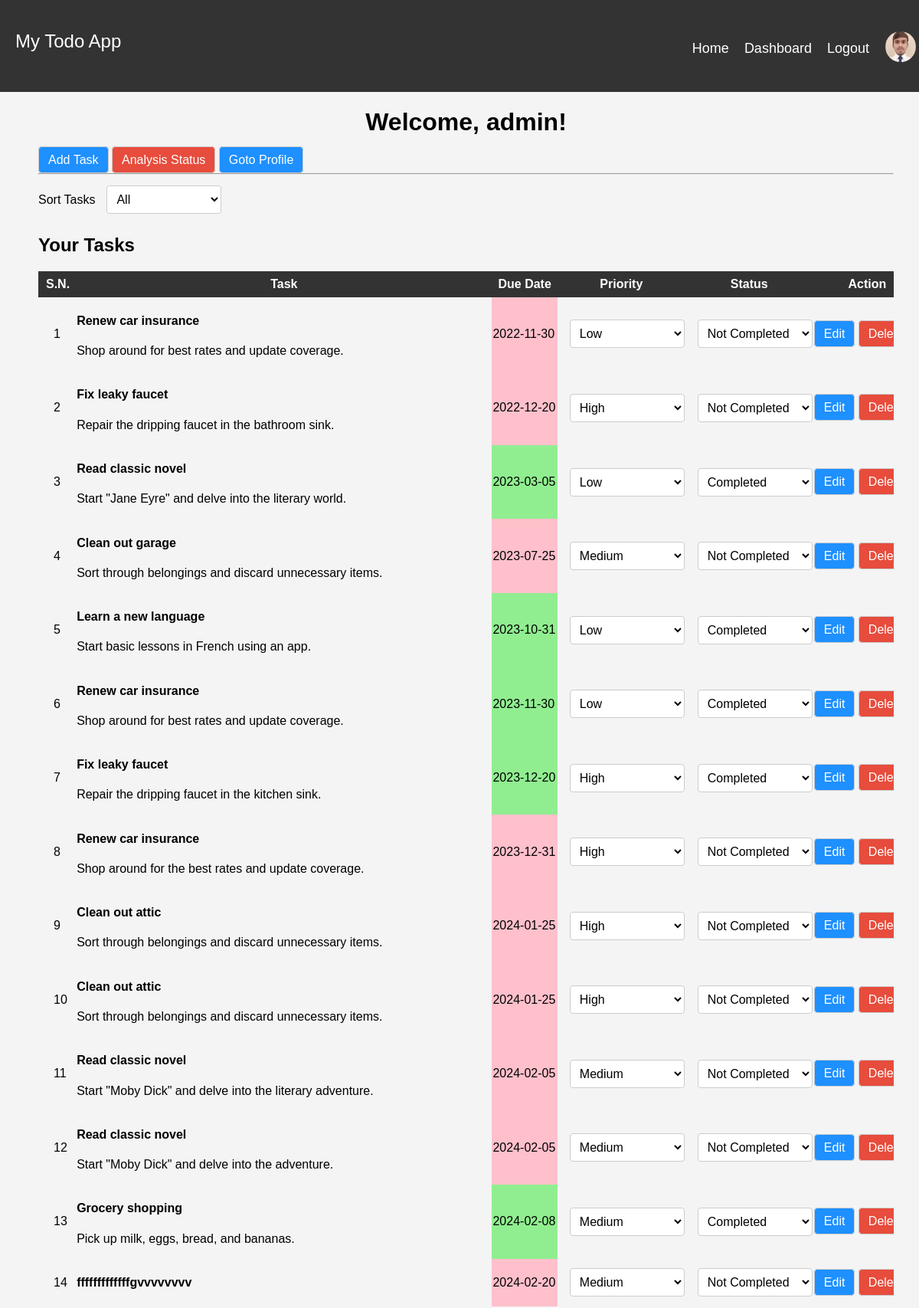
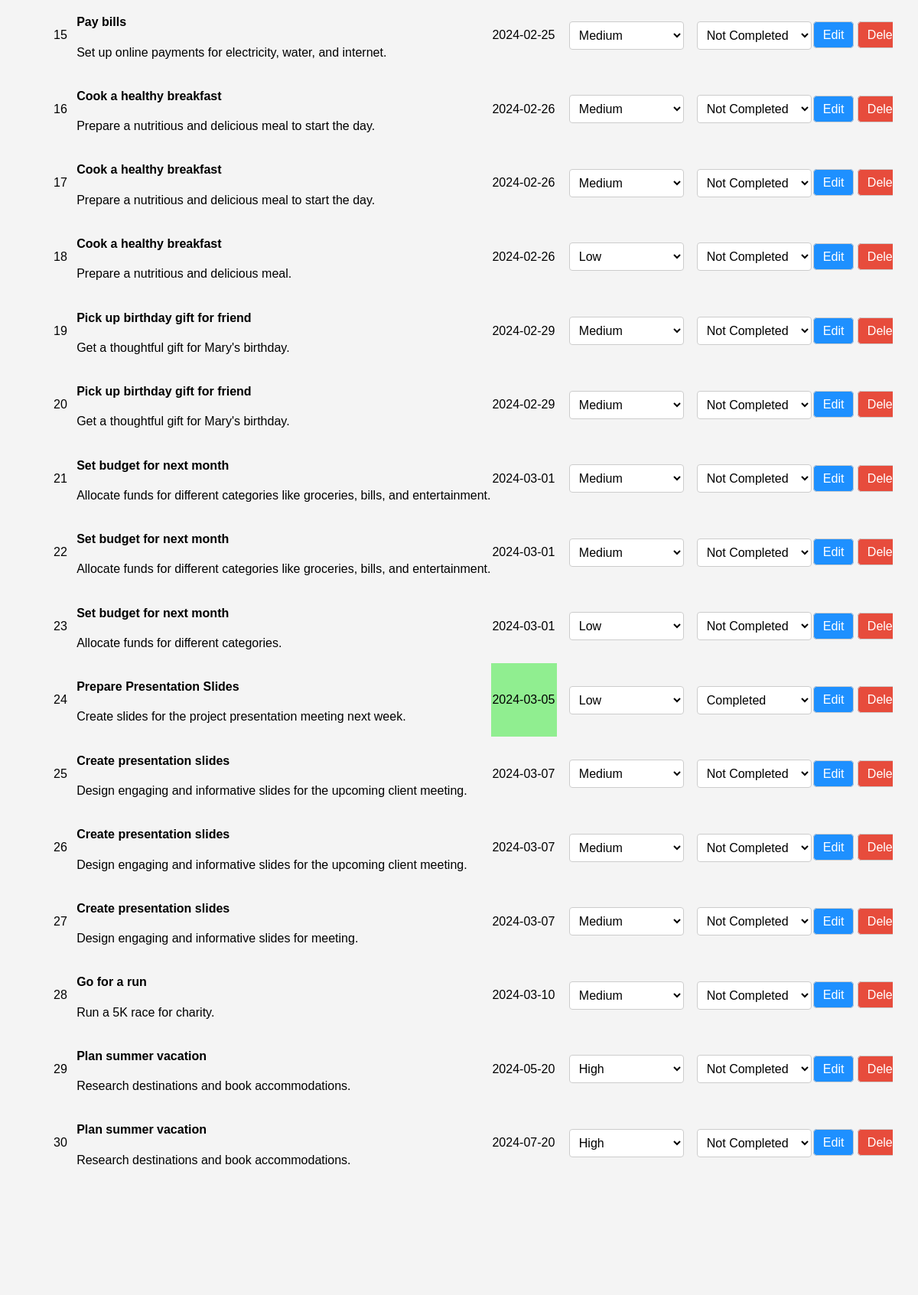
/dashboard.php (signed in, upper part), run on the app's committed database (2 pictures, top to bottom).
### tables this page shows
CREATE TABLE `tasks` (
  `task_id` int NOT NULL AUTO_INCREMENT,
  `user_id` int NOT NULL,
  `title` varchar(255) NOT NULL,
  `description` text,
  `due_date` date DEFAULT NULL,
  `created_at` datetime DEFAULT CURRENT_TIMESTAMP,
  `completed` tinyint(1) DEFAULT '0',
  `priority` varchar(50) NOT NULL DEFAULT 'Medium',
  PRIMARY KEY (`task_id`),
  KEY `user_id` (`user_id`),
  CONSTRAINT `tasks_ibfk_1` FOREIGN KEY (`user_id`) REFERENCES `users` (`user_id`) ON DELETE CASCADE
);

### dashboard.php (the view, shortened to what this page needs)
<?php
require_once "includes/config.php";
$user_id = $_SESSION['user_id'];
$sort = isset($_GET['sort']) ? $_GET['sort'] : 'date';
$query = "SELECT * FROM tasks WHERE user_id = $user_id";
if ($sort === 'date') {
    $query .= " ORDER BY due_date";
} elseif ($sort == 'upcoming') {
    $query  .= " AND completed = 0 AND due_date >= CURDATE() ORDER BY due_date ASC";
} elseif ($sort === 'priority') {
    $query .= " ORDER BY FIELD(priority, 'High', 'Medium', 'Low')";
}
$result = mysqli_query($conn, $query);
if ($result) {
    $tasks = mysqli_fetch_all($result, MYSQLI_ASSOC);
} else {
    $error = "Error: " . mysqli_error($conn);
}
?>
<!DOCTYPE html>
<html lang="en">
<head>
    <link rel="stylesheet" href="styles/dashboard.css">
</head>
<body>
    <div class="scroll-container">
        <div class="scroll-wrapper">
            <div class="nav">
                <?php include 'includes/header.php'; ?>
            </div>
            <main class="custom-main-2">
                <center>
                    <h1>Welcome, <?= htmlspecialchars($_SESSION['username']); ?>!</h1>
                </center>
                <div class="task-head-func">
                    <a href="new_task.php">Add Task</a>
                    <a href="analyse_task_completion.php">Analysis Status</a>
                    <a href="profile.php">Goto Profile</a>
                </div>
                <hr>
                <section class="task-list">
                    <div class="sort-task-div">
                        <p>Sort Tasks</p>
                        <nav>
                            <select onchange="location = this.value;">
                                <option value="dashboard.php" <?php if (!isset($_GET['filter']) && !isset($_GET['sort'])) echo 'selected'; ?>>All</option>
                            </select>
                        </nav>
                    </div>
                    <h2>Your Tasks</h2>
                    <div style="width: 100%; overflow-x: auto; white-space: nowrap;">
                        <table style="width: 100%;">
                            <thead>
                                <tr>
                                    <th>S.N.</th>
                                    <th style="width: fit-content">Task</th>
                                    <th>Due Date</th>
                                    <th>Priority</th>
                                    <th>Status</th>
                                    <th>Action</th>
                                </tr>
                            </thead>
                            <tbody>
                                <?php foreach ($tasks as $index => $task) : ?>
                                    <tr>
                                        <td><?php echo $index + 1; ?></td>
                                        <td class="table-task-title-desc" onclick="window.location='task_view.php?task_id=<?= $task['task_id']; ?>'">
                                            <h4><?= htmlspecialchars($task['title']); ?></h4>
                                            <p><?= htmlspecialchars($task['description']); ?></p>
                                        </td>
                                        <?php
                                        $cssClass = '';
                                        $currentDate = date('Y-m-d');
                                        $dueDate = $task['due_date'];
                                        $currentYear = date('Y', strtotime($currentDate));
                                        $currentMonth = date('m', strtotime($currentDate));
                                        $currentDay = date('d', strtotime($currentDate));
                                        $dueYear = date('Y', strtotime($dueDate));
                                        $dueMonth = date('m', strtotime($dueDate));
                                        $dueDay = date('d', strtotime($dueDate));
                                        if ($task['completed'] == 1) {
                                            $cssClass = 'completed';
                                        } elseif ($dueYear < $currentYear || ($dueYear == $currentYear && $dueMonth < $currentMonth) || ($dueYear == $currentYear && $dueMonth == $currentMonth && $dueDay < $currentDay)) {
                                            $cssClass = 'missed';
                                        } else {
                                            $cssClass = '';
                                        }
                                        ?>
                                        <td class="<?= $cssClass ?>">
                                            <div class="task-due">
                                                <p><?= date('Y-m-d', strtotime($task['due_date'])); ?></p>
                                            </div>
                                        </td>
                                        <td>
                                            <div class="task-priority">
                                                <form action="update_task_priority.php" method="post">
                                                    <select name="priority" id="priority" onchange="this.form.submit()">
                                                        <option value="High" <?php if ($task['priority'] == 'High') echo 'selected'; ?>>High</option>
                                                        <option value="Medium" <?php if ($task['priority'] == 'Medium') echo 'selected'; ?>>Medium</option>
                                                        <option value="Low" <?php if ($task['priority'] == 'Low') echo 'selected'; ?>>Low</option>
                                                    </select>
                                                </form>
                                            </div>
                                        </td>
                                        <td>
                                            <div class="task-status">
                                                <form action="update_task_completion.php" method="post">
                                                    <select name="completion_status" id="completion_status" onchange="this.form.submit()">
                                                        <option value="1" <?php if ($task['completed'] == 1) echo 'selected'; ?>>Completed</option>
                                                        <option value="0" <?php if ($task['completed'] == 0) echo 'selected'; ?>>Not Completed</option>
                                                    </select>
                                                </form>
                                            </div>
                                        </td>
                                        <td colspan="2">
                                            <div class="task-action">
                                                <a href="update_task.php?task_id=<?= $task['task_id']; ?>">Edit</a>
                                                <a href="delete_task.php?task_id=<?= $task['task_id']; ?>" onclick="return confirm('Are you sure you want to delete this task?');">Delete</a>
                                            </div>
                                        </td>
                                    <?php endforeach; ?>
                            </tbody>
                        </table>
                    </div>
                </section>
            </main>
        </div>
    </div>
</body>
</html>

### styles/dashboard.css (style rules this page uses)
:root { --blueB: #1e90ff; --blueBB: #0d5fb1; --redB: #e74c3c; --redBB: #9d2214; --whiteB: #ffffff; --whiteBB: #f4f4f4; }
select { padding: 8px; font-size: 16px; border: 1px solid #ccc; border-radius: 4px; background-color: #fff; cursor: pointer; margin-left: 15px; width: 150px; }
select option { padding: 8px; font-size: 16px; }
.task-head-func a, .task-action a { text-decoration: none; width: 100px; padding: 8px 12px; border: 1px solid #ccc; border-radius: 5px; color: var(--whiteB); transition: 0.3s ease; text-align: center; }
.task-action a:nth-child(odd), .task-head-func a:nth-child(odd) { background-color: var(--blueB); }
.task-action a:nth-child(even), .task-head-func a:nth-child(even) { background-color: var(--redB); }
.sort-task-div { display: flex; justify-content: left; align-items: center; }
table { border-collapse: collapse; }
td, th { border: none; }
th { background-color: #333; color: #fff; padding: 8px; }
th:first-child { padding-left: 10px; }
td:first-child { padding-left: 20px; }
td:last-child { padding-right: 10px; }

### styles/header.css (style rules this page uses)
:root { --blueB: #1e90ff; --blueBB: #1e90ff; --redB: #e74c3c; --redBB: #9d2214; --whiteB: #ffffff; --whiteBB: #f4f4f4; }
body { font-family: Arial, sans-serif; margin: 0; padding: 0; background-color: #f4f4f4; scrollbar-width: none; }
.scroll-container { width: 100%; height: 100%; overflow: hidden; }
.scroll-wrapper { width: calc(100% + 17px); height: calc(100% + 17px); overflow-y: scroll; padding-right: 17px; }
ul, nav { justify-content: center; align-items: center; }
.custom-main-2 { margin: 0 50px; margin-bottom: 450px; }

### dashboard.php (style rules this page uses)
.missed { background-color: pink; }
.completed { background-color: lightgreen; }

### data on the page
tasks: title "Renew car insurance", description "Shop around for best rates and update coverage.", due_date "2022-11-30", priority "Low", completion_status "Not Completed"
tasks: title "Fix leaky faucet", description "Repair the dripping faucet in the bathroom sink.", due_date "2022-12-20", priority "High", completion_status "Not Completed"
tasks: title "Read classic novel", description "Start \"Jane Eyre\" and delve into the literary world.", due_date "2023-03-05", priority "Low", completion_status "Completed"
tasks: title "Clean out garage", description "Sort through belongings and discard unnecessary items.", due_date "2023-07-25", priority "Medium", completion_status "Not Completed"
tasks: title "Learn a new language", description "Start basic lessons in French using an app.", due_date "2023-10-31", priority "Low", completion_status "Completed"
tasks: title "Renew car insurance", description "Shop around for best rates and update coverage.", due_date "2023-11-30", priority "Low", completion_status "Completed"
tasks: title "Fix leaky faucet", description "Repair the dripping faucet in the kitchen sink.", due_date "2023-12-20", priority "High", completion_status "Completed"
tasks: title "Renew car insurance", description "Shop around for the best rates and update coverage.", due_date "2023-12-31", priority "High", completion_status "Not Completed"
tasks: title "Clean out attic", description "Sort through belongings and discard unnecessary items.", due_date "2024-01-25", priority "High", completion_status "Not Completed"
tasks: title "Clean out attic", description "Sort through belongings and discard unnecessary items.", due_date "2024-01-25", priority "High", completion_status "Not Completed"
tasks: title "Read classic novel", description "Start \"Moby Dick\" and delve into the literary adventure.", due_date "2024-02-05", priority "Medium", completion_status "Not Completed"
tasks: title "Read classic novel", description "Start \"Moby Dick\" and delve into the adventure.", due_date "2024-02-05", priority "Medium", completion_status "Not Completed"
tasks: title "Grocery shopping", description "Pick up milk, eggs, bread, and bananas.", due_date "2024-02-08", priority "Medium", completion_status "Completed"
tasks: title "fffffffffffffgvvvvvvvv", due_date "2024-02-20", priority "Medium", completion_status "Not Completed"
tasks: title "Pay bills", description "Set up online payments for electricity, water, and internet.", due_date "2024-02-25", priority "Medium", completion_status "Not Completed"
tasks: title "Cook a healthy breakfast", description "Prepare a nutritious and delicious meal to start the day.", due_date "2024-02-26", priority "Medium", completion_status "Not Completed"
tasks: title "Cook a healthy breakfast", description "Prepare a nutritious and delicious meal to start the day.", due_date "2024-02-26", priority "Medium", completion_status "Not Completed"
tasks: title "Cook a healthy breakfast", description "Prepare a nutritious and delicious meal.", due_date "2024-02-26", priority "Low", completion_status "Not Completed"
tasks: title "Pick up birthday gift for friend", description "Get a thoughtful gift for Mary's birthday.", due_date "2024-02-29", priority "Medium", completion_status "Not Completed"
tasks: title "Pick up birthday gift for friend", description "Get a thoughtful gift for Mary's birthday.", due_date "2024-02-29", priority "Medium", completion_status "Not Completed"
tasks: title "Set budget for next month", description "Allocate funds for different categories like groceries, bills, and entertainment.", due_date "2024-03-01", priority "Medium", completion_status "Not Completed"
tasks: title "Set budget for next month", description "Allocate funds for different categories like groceries, bills, and entertainment.", due_date "2024-03-01", priority "Medium", completion_status "Not Completed"
tasks: title "Set budget for next month", description "Allocate funds for different categories.", due_date "2024-03-01", priority "Low", completion_status "Not Completed"
tasks: title "Prepare Presentation Slides", description "Create slides for the project presentation meeting next week.", due_date "2024-03-05", priority "Low", completion_status "Completed"
tasks: title "Create presentation slides", description "Design engaging and informative slides for the upcoming client meeting.", due_date "2024-03-07", priority "Medium", completion_status "Not Completed"
tasks: title "Create presentation slides", description "Design engaging and informative slides for the upcoming client meeting.", due_date "2024-03-07", priority "Medium", completion_status "Not Completed"
tasks: title "Create presentation slides", description "Design engaging and informative slides for meeting.", due_date "2024-03-07", priority "Medium", completion_status "Not Completed"
tasks: title "Go for a run", description "Run a 5K race for charity.", due_date "2024-03-10", priority "Medium", completion_status "Not Completed"
tasks: title "Plan summer vacation", description "Research destinations and book accommodations.", due_date "2024-05-20", priority "High", completion_status "Not Completed"
tasks: title "Plan summer vacation", description "Research destinations and book accommodations.", due_date "2024-07-20", priority "High", completion_status "Not Completed"

### other printed values
$_SESSION['username'] "admin"
